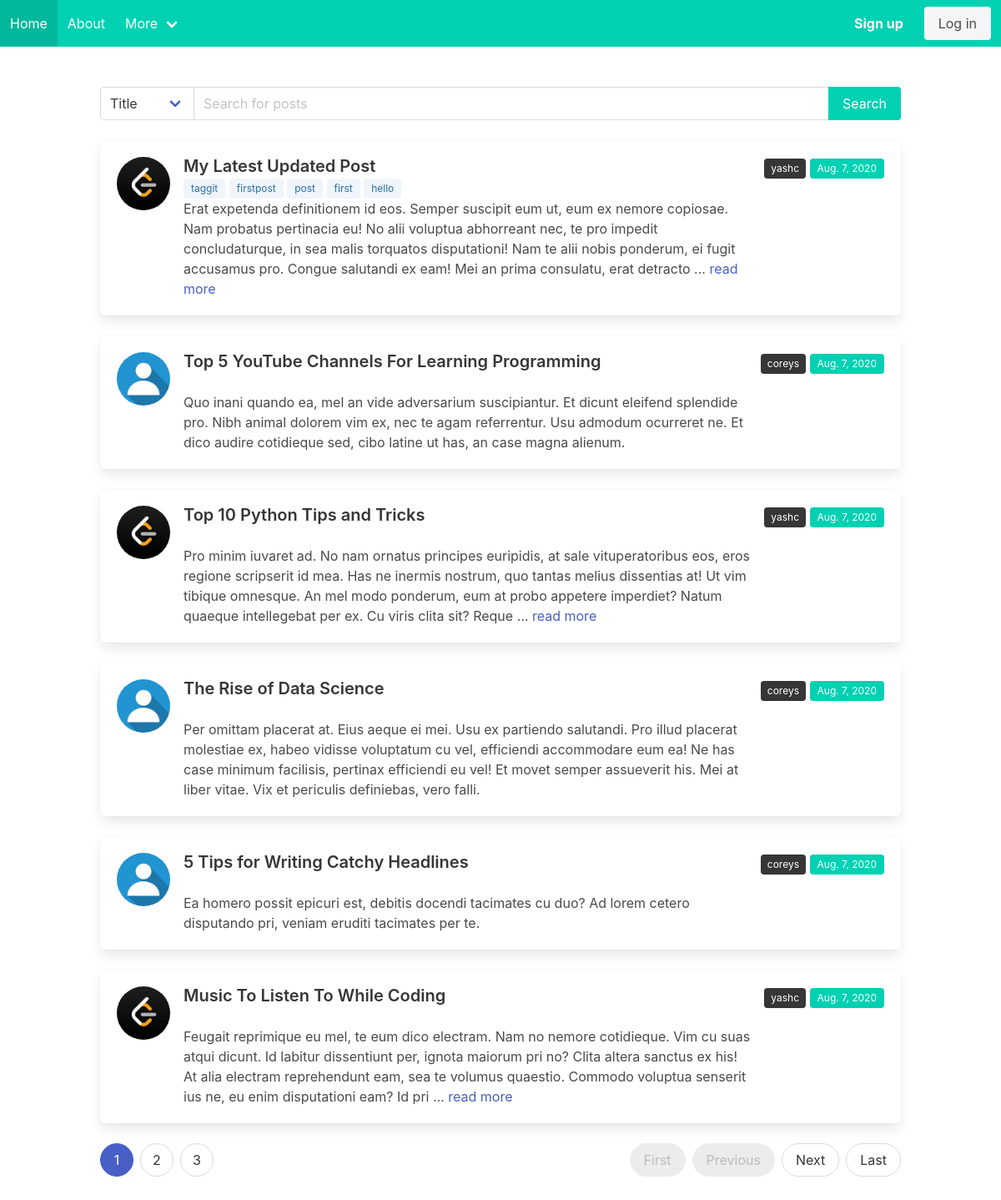
Before: / with the older database file.
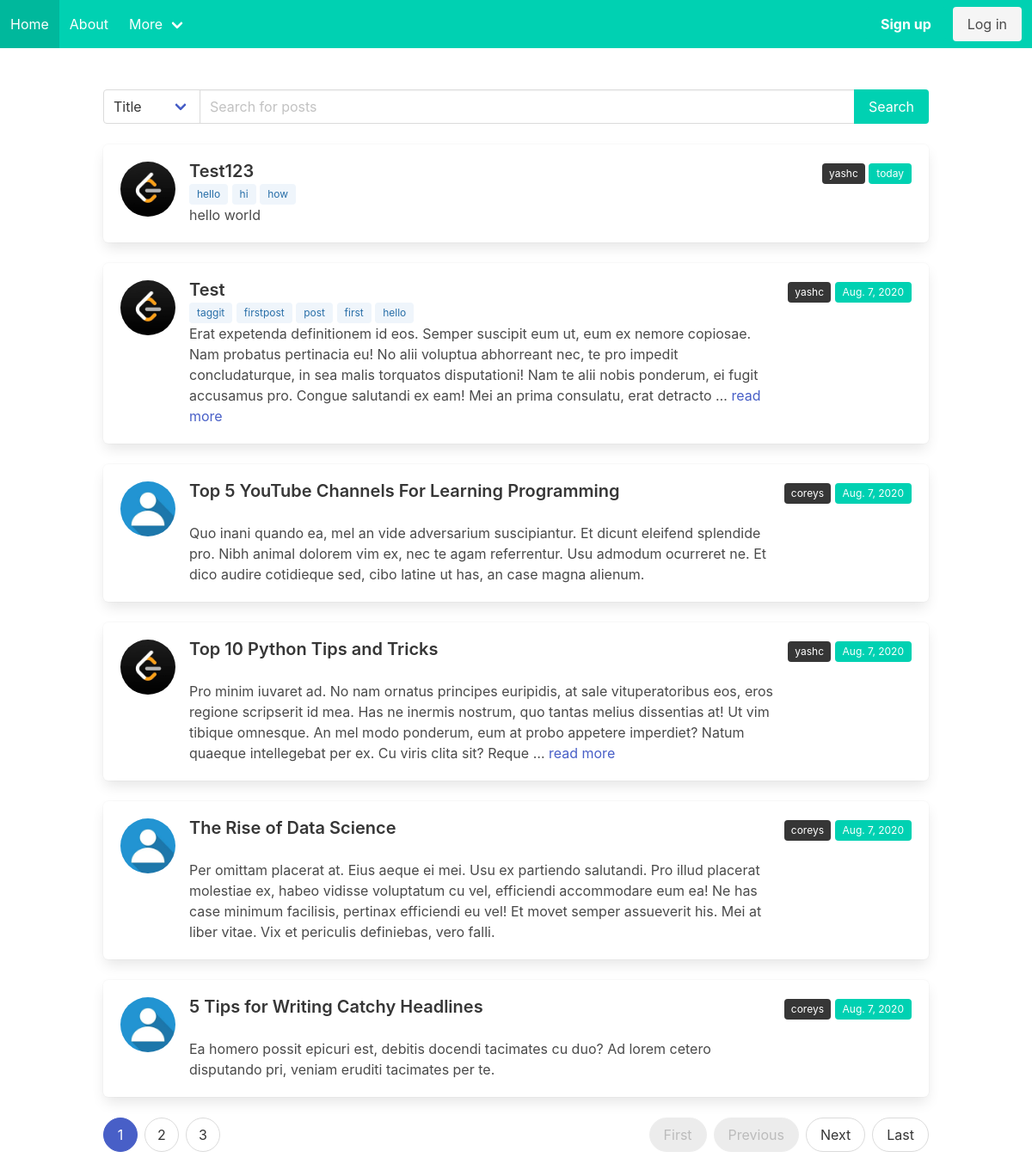
After: the same page with the newer database file.
### blog/models.py (models this page shows, shortened)
class Post(models.Model):
    title = models.CharField(max_length=100)
    content = models.TextField()
    date_posted = models.DateTimeField(auto_now_add=True)
    author = models.ForeignKey(User, on_delete=models.CASCADE)
    view_count = models.PositiveIntegerField(default=0)
    tags = TaggableManager()
    TAGGIT_CASE_INSENSITIVE = True

### users/models.py (models this page shows, shortened)
class Profile(models.Model):
    user = models.OneToOneField(User, on_delete=models.CASCADE)
    image = models.ImageField(default='default.jpg', upload_to='profile_pics')

### blog/views.py (the view)
# urls.py: path('', PostListView.as_view(), name='blog-home'),
class PostListView(ListView):
    model = Post
    template_name = 'blog/home.html'
    context_object_name = 'posts'
    ordering = ['-date_posted']
    paginate_by = 6
    def get_queryset(self):
        result = super().get_queryset()
        option = self.request.GET.get('options')
        query = self.request.GET.get('search')
        if query: result = getResult(option, query)
        return result.order_by('-date_posted')
    def get_context_data(self, **kwargs):
        context = super().get_context_data(**kwargs)
        option = self.request.GET.get('options')
        query = self.request.GET.get('search')
        if not query:
            query = ''
        context['option'] = option
        context['query'] = query
        return context

### blog/templates/blog/home.html (shortened to what this page needs)
{% extends "blog/base.html" %}
{% load humanize %}
{% block content %}
<form method="GET" action="">
  <div class="field has-addons has-addons-centered">
    <p class="control">
      <span class="select">
        <select name="options">
          <option value="title">Title</option>
        </select>
      </span>
    </p>
    <p class="control is-expanded">
      <input class="input" type="search" placeholder="Search for posts" value="{{query}}" name="search">
    </p>
    <p class="control" type="submit">
      <button class="button is-primary">
        Search
      </button>
    </p>
  </div>
</form>
<br>
{% for post in posts %}
<div class="box">
  <article class="media">
    <figure class="media-left">
      <a href="{% url 'user-posts' post.author.username %}" class="image is-64x64">
        <img class="is-rounded" src="{{ post.author.profile.image.url }}">
      </a>
    </figure>
    <div class="media-content">
      <div class="content">
        <a href="{% url 'post-detail' post.id %}">
          <strong class="title is-5">{{post.title}}</strong>
        </a>
        <br>
        {% for tag in post.tags.all %}
        <a href="?options=tag&search={{tag}}" class="tag is-info is-light">{{tag}}</a>
        {% endfor %}
        <br>
        {{post.content|truncatewords:50}}
        {% if post.content|wordcount > 50 %}
        <a href="{% url 'post-detail' post.id %}">read more</a>
        {% endif %}
      </div>
    </div>
    <div class="media-right">
      <a class="px-2 tag is-dark" href="{% url 'user-posts' post.author.username %}">{{post.author}}</a>
      <small class="tag is-primary">{{post.date_posted|naturalday}}</small>
    </div>
  </article>
</div>
{% empty %}
<h1 class="title">No Posts found</h1>
{% endfor %}
<nav class="pagination is-rounded" role="navigation" aria-label="pagination">
  {% if is_paginated %}
  {% if page_obj.has_previous %}
  <a class="pagination-previous" href="?page=1">First</a>
  <a class="pagination-previous" href="?page={{ page_obj.previous_page_number }}">Previous</a>
  {% else %}
  <a class="pagination-previous" title="This is the first page" disabled>First</a>
  <a class="pagination-previous" title="This is the first page" disabled>Previous</a>
  {% endif %}
  <ul class="pagination-list">
    {% for num in page_obj.paginator.page_range %}
    {% if page_obj.number == num %}
    <li>
      <a class="pagination-link is-current" aria-label="Page {{ num }}" aria-current="page"
        href="?page={{ num }}">{{ num }}</a>
    </li>
    {% elif num > page_obj.number|add:'-3' and num < page_obj.number|add:'3' %}
    <li>
      <a class="pagination-link" aria-label="Goto page {{ num }}" href="?page={{ num}}">{{ num }}</a>
    </li>
    {% endif %}
    {% endfor %}
  </ul>
  {% if page_obj.has_next %}
  <a class="pagination-next" href="?page={{ page_obj.next_page_number }}">Next</a>
  <a class="pagination-next" href="?page={{ page_obj.paginator.num_pages }}">Last</a>
  {% else %}
  <a class="pagination-next" title="This is the last page" disabled>Next</a>
  <a class="pagination-next" href="?page={{ page_obj.paginator.num_pages }}">Last</a>
  {% endif %}
  {% endif %}
</nav>
{% endblock content %}

### blog/templates/blog/base.html (shortened to what this page needs)
{% load static %}
{% load humanize %}
<!DOCTYPE html>
<html lang="">
<head>
    <link rel="stylesheet" href="https://cdn.jsdelivr.net/npm/bulma@0.9.0/css/bulma.min.css">
</head>
<body>
    <nav class="navbar is-primary" role="navigation" aria-label="main navigation">
        <div class="navbar-brand">
            <a class="navbar-item" href="{%url 'blog-home'%}">
                Home
            </a>
            <a class="navbar-item" href="{%url 'blog-about'%}">
                About
            </a>
        </div>
        <div id="navbarBasicExample" class="navbar-menu">
            <div class="navbar-start">
                <div class="navbar-item has-dropdown is-hoverable">
                    <a class="navbar-link">
                        More
                    </a>
                </div>
            </div>
            <div class="navbar-end">
                <div class="navbar-item">
                    <div class="buttons">
                        {% if user.is_authenticated %}
                        <a class="button is-link" href="{%url 'post-create' %}">
                            <strong>New Post</strong>
                        </a>
                        <a class="button is-warning is-light" href="{%url 'logout'%}">
                            <strong>Log out</strong>
                        </a>
                        {% else %}
                        <a class="button is-primary" href="{%url 'register'%}">
                            <strong>Sign up</strong>
                        </a>
                        <a class="button is-light" href="{% url 'login'%}">
                            Log in
                        </a>
                        {% endif %}
                    </div>
                </div>
            </div>
        </div>
    </nav>
    <section class="section">
        <div class="container">
            {% block content %}{% endblock %}
        </div>
    </section>
</body>
</html>

Changed rows visible on the page:
no longer on this page (row unchanged): Post: author.profile.image (picture), title "Music To Listen To While Coding", content "Feugait reprimique eu mel, te eum dico electram. Nam no nemore cotidieque. Vim cu suas atqui dicunt. Id labitur dissentiunt per, ignota maiorum pri no? Clita altera sanctus ex his! At alia electram reprehendunt eam, sea te volumus quaestio. Commodo voluptua senserit ius ne, eu enim disputationi eam? Id pri …", shows "read more", author "yashc", date_posted "Aug. 7, 2020"
added Post: author.profile.image (picture), title "Test123", content "hello world", author "yashc", date_posted "today", Tag (name "hello")
added Tag: name "hi", shown under "Test123"
added Tag: name "how", shown under "Test123"
changed Post: title "My Latest Updated Post" → "Test"
